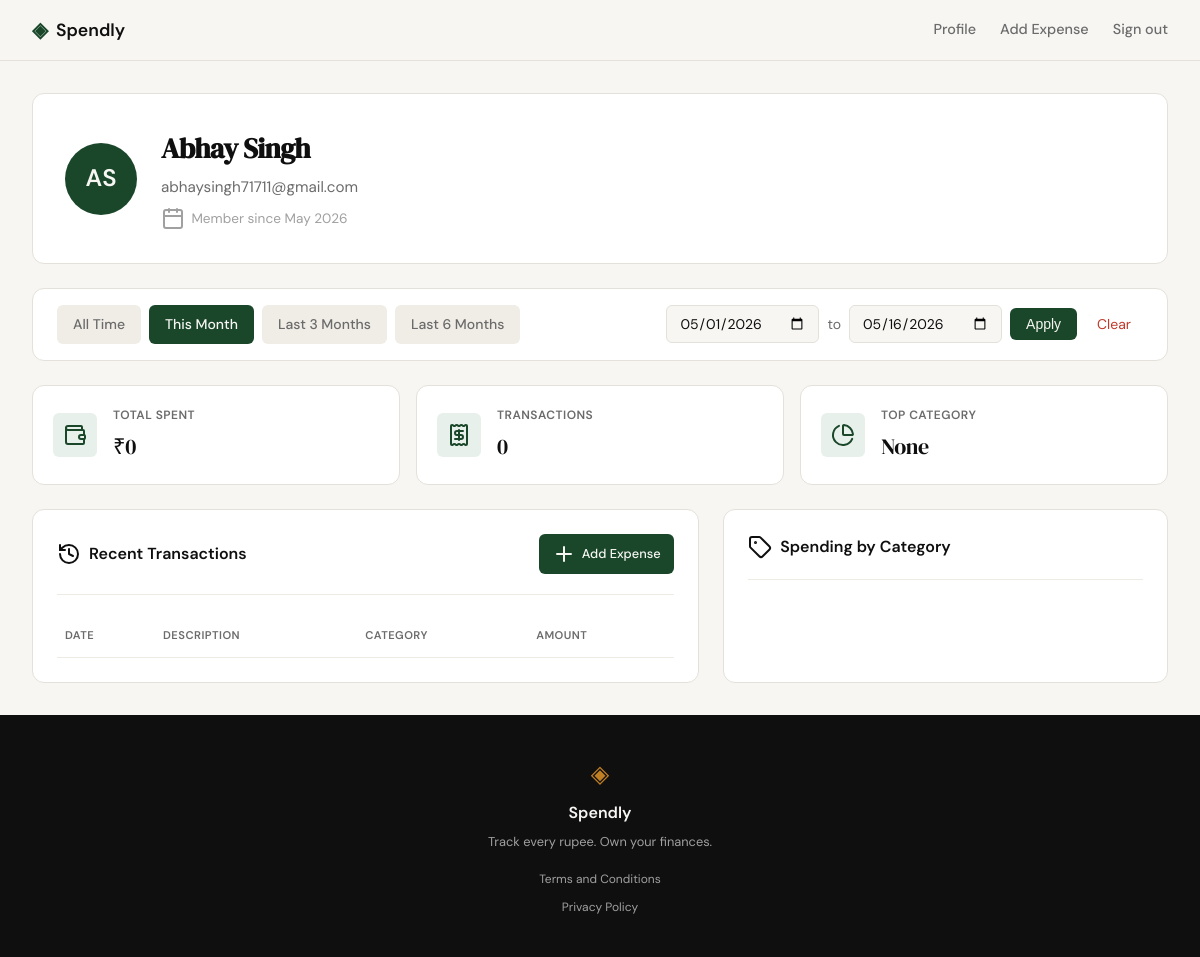
Before: /profile?date_from=2026-05-01&date_to=2026-05-16 (signed in) with the older database file.
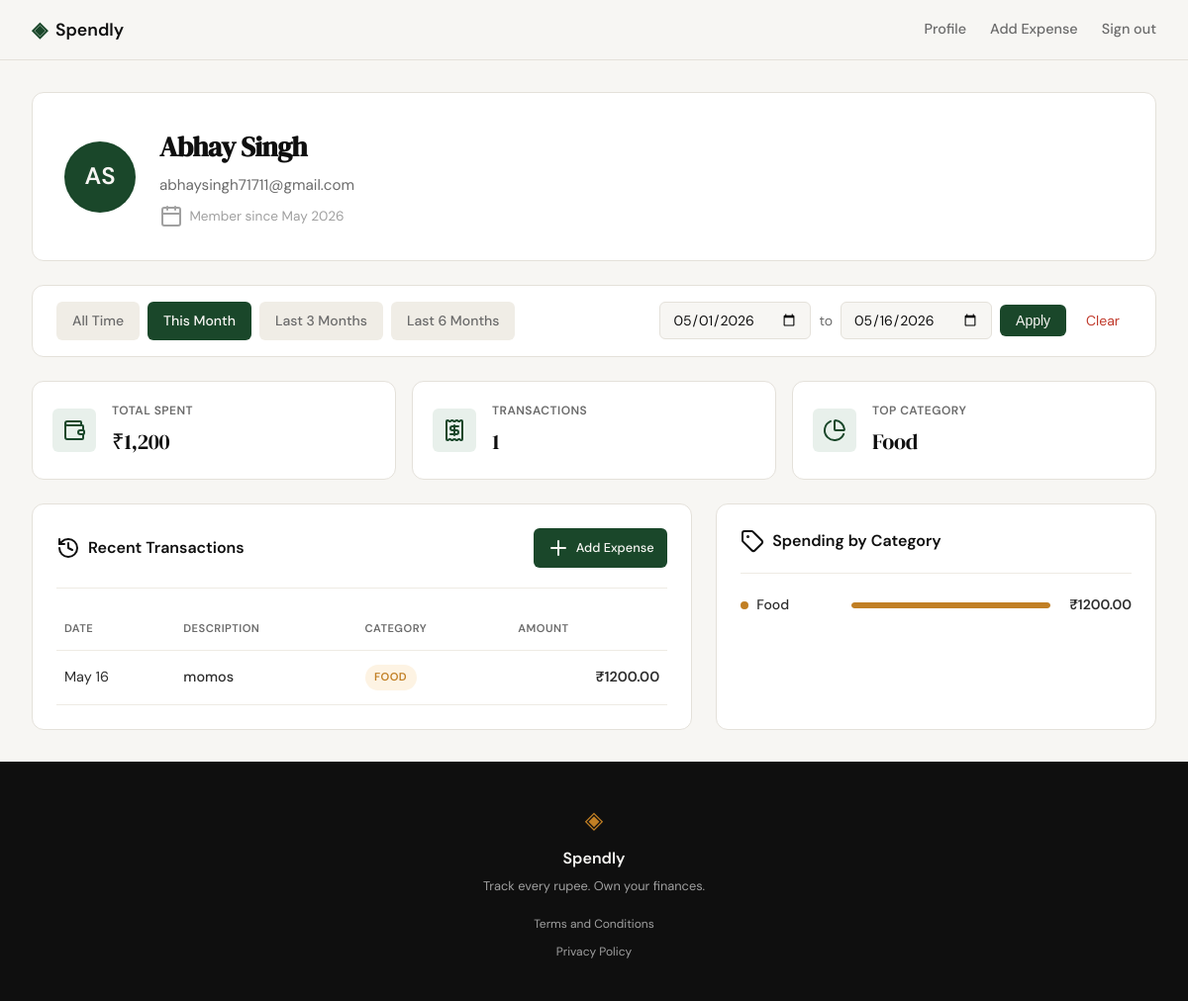
After: the same page with the newer database file.
### tables this page shows
CREATE TABLE users (
            id INTEGER PRIMARY KEY AUTOINCREMENT,
            name TEXT NOT NULL,
            email TEXT UNIQUE NOT NULL,
            password_hash TEXT NOT NULL,
            created_at TEXT DEFAULT (datetime('now'))
        );

CREATE TABLE expenses (
            id INTEGER PRIMARY KEY AUTOINCREMENT,
            user_id INTEGER NOT NULL,
            amount REAL NOT NULL,
            category TEXT NOT NULL,
            date TEXT NOT NULL,
            description TEXT,
            created_at TEXT DEFAULT (datetime('now')),
            FOREIGN KEY (user_id) REFERENCES users(id)
        );

### app.py (the view)
@app.route("/profile")
def profile():
    if not session.get("user_id"):
        return redirect(url_for("login"))
    user_id = session.get("user_id")
    user = get_user_by_id(user_id)
    if not user:
        session.clear()
        return redirect(url_for("login"))
    date_from, date_to, start_date, end_date, active_filter = parse_date_filter(
        request.args
    )
    stats = get_user_stats(user_id, start_date, end_date)
    transactions = get_user_expenses(user_id, start_date, end_date)
    category_totals = {}
    for tx in transactions:
        cat = tx["category"]
        category_totals[cat] = round(category_totals.get(cat, 0) + tx["amount"], 2)
    color_map = {
        "Food": "orange",
        "Transport": "blue",
        "Bills": "purple",
        "Health": "red",
        "Shopping": "green",
        "Entertainment": "cyan",
    }
    max_amount = max(category_totals.values()) if category_totals else 1
    categories = []
    for name, amount in sorted(
        category_totals.items(), key=lambda x: x[1], reverse=True
    ):
        bar_width = int(round((amount / max_amount) * 100)) if max_amount > 0 else 0
        categories.append(
            {
                "name": name,
                "amount": amount,
                "color": color_map.get(name, "gray"),
                "bar_width": bar_width,
            }
        )
    today = date.today()
    this_month_start = date(today.year, today.month, 1).strftime("%Y-%m-%d")
    three_months_ago = (today - timedelta(days=90)).strftime("%Y-%m-%d")
    six_months_ago = (today - timedelta(days=180)).strftime("%Y-%m-%d")
    today_str = today.strftime("%Y-%m-%d")
    if date_from == this_month_start and date_to == today_str:
        active_filter = "this_month"
    elif date_from == three_months_ago and date_to == today_str:
        active_filter = "last_3_months"
    elif date_from == six_months_ago and date_to == today_str:
        active_filter = "last_6_months"
    return render_template(
        "profile.html",
        user=user,
        stats=stats,
        transactions=transactions,
        categories=categories,
        max_category_amount=max_amount,
        date_from=date_from,
        date_to=date_to,
        active_filter=active_filter,
        this_month_start=this_month_start,
        three_months_ago=three_months_ago,
        six_months_ago=six_months_ago,
        today=today_str,
    )

### database/db.py (called while the page is built)
def get_db():
    conn = sqlite3.connect(DATABASE_PATH)
    conn.row_factory = sqlite3.Row
    conn.execute("PRAGMA foreign_keys = ON")
    return conn

def get_user_by_id(user_id):
    conn = get_db()
    cur = conn.cursor()
    cur.execute(
        "SELECT id, name, email, created_at FROM users WHERE id = ?", (user_id,)
    )
    user = cur.fetchone()
    conn.close()
    if user:
        return {
            "id": user["id"],
            "name": user["name"],
            "email": user["email"],
            "member_since": format_member_date(user["created_at"]),
        }
    return None

def format_member_date(date_str):
    if not date_str:
        return "Unknown"
    try:
        from datetime import datetime
        dt = datetime.strptime(date_str, "%Y-%m-%d %H:%M:%S")
        return dt.strftime("%B %Y")
    except Exception:
        return date_str

def build_date_filter(start_date=None, end_date=None):
    params = []
    date_filter = ""
    if start_date and end_date:
        date_filter = "AND date BETWEEN ? AND ?"
        params = [start_date, end_date]
    elif start_date:
        date_filter = "AND date >= ?"
        params = [start_date]
    elif end_date:
        date_filter = "AND date <= ?"
        params = [end_date]
    return date_filter, params

def get_user_expenses(user_id, start_date=None, end_date=None):
    conn = get_db()
    cur = conn.cursor()
    date_filter, date_params = build_date_filter(start_date, end_date)
    params = [user_id] + date_params
    cur.execute(
        f"""
        SELECT date, description, category, amount
        FROM expenses
        WHERE user_id = ? {date_filter}
        ORDER BY date DESC
        LIMIT 10
    """,
        params,
    )
    rows = cur.fetchall()
    conn.close()
    expenses = []
    for row in rows:
        expenses.append(
            {
                "date": format_expense_date(row["date"]),
                "description": row["description"] or "",
                "category": row["category"],
                "amount": row["amount"],
            }
        )
    return expenses

def format_expense_date(date_str):
    if not date_str:
        return ""
    try:
        from datetime import datetime
        dt = datetime.strptime(date_str, "%Y-%m-%d")
        return dt.strftime("%b %d")
    except Exception:
        return date_str

### templates/profile.html (shortened to what this page needs)
{% extends "base.html" %}
{% block head %}
<link rel="stylesheet" href="{{ url_for('static', filename='css/profile.css') }}">
{% endblock %}
{% block content %}
<div class="profile-page">
    <div class="profile-container">
        <div class="profile-header-card">
            <div class="user-avatar">
                {{ user.name.split()|map('first')|join('')|upper }}
            </div>
            <div class="user-info">
                <h1 class="user-name">{{ user.name }}</h1>
                <p class="user-email">{{ user.email }}</p>
                <p class="user-member">
                    <i data-lucide="calendar"></i>
                    Member since {{ user.member_since }}
                </p>
            </div>
        </div>
        <div class="filter-bar">
            <div class="filter-presets">
                <a href="{{ url_for('profile') }}" class="filter-preset {% if not active_filter %}active{% endif %}">All Time</a>
                <a href="{{ url_for('profile', date_from=this_month_start, date_to=today) }}" class="filter-preset {% if active_filter == 'this_month' %}active{% endif %}">This Month</a>
                <a href="{{ url_for('profile', date_from=three_months_ago, date_to=today) }}" class="filter-preset {% if active_filter == 'last_3_months' %}active{% endif %}">Last 3 Months</a>
                <a href="{{ url_for('profile', date_from=six_months_ago, date_to=today) }}" class="filter-preset {% if active_filter == 'last_6_months' %}active{% endif %}">Last 6 Months</a>
            </div>
            <form method="GET" action="{{ url_for('profile') }}" class="filter-custom">
                <input type="date" name="date_from" value="{{ date_from }}" class="filter-date-input">
                <span class="filter-date-separator">to</span>
                <input type="date" name="date_to" value="{{ date_to }}" class="filter-date-input">
                <button type="submit" class="filter-apply-btn">Apply</button>
                {% if date_from or date_to %}
                <a href="{{ url_for('profile') }}" class="filter-clear-btn">Clear</a>
                {% endif %}
            </form>
        </div>
        <div class="stats-row">
            <div class="stat-card">
                <div class="stat-icon">
                    <i data-lucide="wallet"></i>
                </div>
                <div class="stat-content">
                    <span class="stat-label">Total Spent</span>
                    <span class="stat-value">₹{{ "{:,}".format(stats.total_spent) }}</span>
                </div>
            </div>
            <div class="stat-card">
                <div class="stat-icon">
                    <i data-lucide="receipt"></i>
                </div>
                <div class="stat-content">
                    <span class="stat-label">Transactions</span>
                    <span class="stat-value">{{ stats.transactions }}</span>
                </div>
            </div>
            <div class="stat-card">
                <div class="stat-icon">
                    <i data-lucide="pie-chart"></i>
                </div>
                <div class="stat-content">
                    <span class="stat-label">Top Category</span>
                    <span class="stat-value">{{ stats.top_category }}</span>
                </div>
            </div>
        </div>
        <div class="profile-grid">
            <div class="transactions-card">
                <div class="card-header">
                    <h2 class="card-title">
                        <i data-lucide="history"></i>
                        Recent Transactions
                    </h2>
                    <a href="{{ url_for('add_expense') }}" class="btn-add-expense">
                        <i data-lucide="plus"></i> Add Expense
                    </a>
                </div>
                <div class="table-wrapper">
                    <table class="transactions-table">
                        <thead>
                            <tr>
                                <th>Date</th>
                                <th>Description</th>
                                <th>Category</th>
                                <th class="text-right">Amount</th>
                            </tr>
                        </thead>
                        <tbody>
                            {% for tx in transactions %}
                            <tr>
                                <td class="tx-date">{{ tx.date }}</td>
                                <td class="tx-desc">{{ tx.description }}</td>
                                <td>
                                    <span class="category-badge category-{{ tx.category|lower }}">
                                        {{ tx.category }}
                                    </span>
                                </td>
                                <td class="tx-amount">₹{{ "%.2f"|format(tx.amount) }}</td>
                            </tr>
                            {% endfor %}
                        </tbody>
                    </table>
                </div>
            </div>
            <div class="categories-card">
                <div class="card-header">
                    <h2 class="card-title">
                        <i data-lucide="tag"></i>
                        Spending by Category
                    </h2>
                </div>
                <div class="categories-list">
                    {% for cat in categories %}
                    <div class="category-row">
                        <div class="category-info">
                            <span class="category-dot category-dot-{{ cat.color }}"></span>
                            <span class="category-name">{{ cat.name }}</span>
                        </div>
                        <div class="category-bar-container">
                            <div class="category-bar">
                                <div class="category-fill category-fill-{{ cat.color }}" style="width: {{ cat.bar_width }}%;"></div>
                            </div>
                        </div>
                        <span class="category-amount">₹{{ "%.2f"|format(cat.amount) }}</span>
                    </div>
                    {% endfor %}
                </div>
            </div>
        </div>
    </div>
</div>
{% endblock %}

### templates/base.html (shortened to what this page needs)
<!DOCTYPE html>
<html lang="en">
<head>
    <link rel="stylesheet" href="{{ url_for('static', filename='css/style.css') }}">
    {% block head %}{% endblock %}
</head>
<body>
    <nav class="navbar">
        <div class="nav-inner">
            <a href="{{ url_for('landing') }}" class="nav-brand">
                <span class="brand-icon">◈</span>
                <span class="brand-name">Spendly</span>
            </a>
            <div class="nav-links">
                {% if session.get('user_id') %}
                    <a href="{{ url_for('profile') }}" class="nav-link">Profile</a>
                    <a href="{{ url_for('add_expense') }}" class="nav-link">Add Expense</a>
                    <a href="{{ url_for('logout') }}">Sign out</a>
                {% else %}
                    <a href="{{ url_for('login') }}">Sign in</a>
                    <a href="{{ url_for('register') }}" class="nav-cta">Get started</a>
                {% endif %}
            </div>
        </div>
    </nav>
    <main class="main-content">
        {% block content %}{% endblock %}
    </main>
    <footer class="footer">
        <div class="footer-inner">
            <span class="brand-icon">◈</span>
            <span class="footer-name">Spendly</span>
            <p class="footer-copy">Track every rupee. Own your finances.</p>
            <div class="footer-links">
                <a href="/terms">Terms and Conditions</a>
                <a href="/privacy">Privacy Policy</a>
            </div>
        </div>
    </footer>
</body>
</html>

### static/css/style.css (style rules this page uses)
:root { --ink: #0f0f0f; --ink-soft: #2d2d2d; --ink-muted: #6b6b6b; --ink-faint: #a0a0a0; --paper: #f7f6f3; --paper-warm: #f0ede6; --paper-card: #ffffff; --accent: #1a472a; --accent-light: #e8f0eb; --accent-2: #c17f24; --accent-2-light: #fdf3e3; --danger: #c0392b; --danger-light: #fdecea; --success: #1e7e34; --success-light: #e8f5e9; --border: #e4e1da; --border-soft: #eeebe4; --font-display: 'DM Serif Display', Georgia, serif; --font-body: 'DM Sans', system-ui, sans-serif; --max-width: 1200px; --auth-width: 440px; --radius-sm: 6px; --radius-md: 12px; --radius-lg: 20px; }
*, *::before, *::after { box-sizing: border-box; margin: 0; padding: 0; }
html { font-size: 16px; scroll-behavior: smooth; }
body { background: var(--paper); color: var(--ink); font-family: var(--font-body); font-size: 1rem; line-height: 1.6; -webkit-font-smoothing: antialiased; }
a { color: inherit; text-decoration: none; }
.navbar { position: sticky; top: 0; z-index: 100; background: var(--paper); border-bottom: 1px solid var(--border); padding: 0 2rem; }
.nav-inner { max-width: var(--max-width); margin: 0 auto; height: 60px; display: flex; align-items: center; justify-content: space-between; }
.nav-brand { display: flex; align-items: center; gap: 0.5rem; font-family: var(--font-body); font-weight: 600; font-size: 1.1rem; color: var(--ink); }
.brand-icon { color: var(--accent); font-size: 1.3rem; }
.brand-name { color: var(--ink); }
.nav-links { display: flex; align-items: center; gap: 1.5rem; font-size: 0.9rem; font-weight: 500; }
.nav-links a { color: var(--ink-muted); transition: color 0.2s; }
.main-content { min-height: calc(100vh - 60px - 100px); }
.card-header { display: flex; justify-content: space-between; align-items: center; padding-bottom: 1.25rem; border-bottom: 1px solid var(--border-soft); margin-bottom: 1.5rem; }
.category-info { display: flex; align-items: center; gap: 0.5rem; }
.category-dot { width: 8px; height: 8px; border-radius: 50%; }
.category-dot-orange { background: #f59e0b; }
.category-name { font-size: 0.875rem; font-weight: 600; color: var(--ink-soft); }
.category-bar { height: 8px; background: var(--border-soft); border-radius: 999px; overflow: hidden; }
.category-fill { height: 100%; border-radius: 999px; }
.category-fill-orange { background: #f59e0b; }
.category-amount { font-size: 0.875rem; font-weight: 500; color: var(--ink-muted); text-align: right; }
.footer { background: var(--ink); color: var(--paper); padding: 2.5rem 2rem; text-align: center; }
.footer-inner { display: flex; flex-direction: column; align-items: center; gap: 0.4rem; }
.footer .brand-icon { color: var(--accent-2); font-size: 1.5rem; }
.footer-name { font-weight: 600; font-size: 1rem; }
.footer-copy { font-size: 0.8rem; color: var(--ink-faint); }
.footer-links { display: flex; flex-direction: column; gap: 0.5rem; margin-top: 0.75rem; }
.footer-links a { font-size: 0.75rem; color: var(--ink-faint); }

Changed rows visible on the page:
added expenses: date "May 16", description "momos", category "FOOD", amount "1200.00", name "Food", {{ cat.bar_width }} 100 (drawn)
Other visible differences:
{{ "{:,}".format(stats.total_spent) }}: "0" → "1,200"
{{ stats.transactions }}: "0" → "1"
{{ stats.top_category }}: "None" → "Food"
